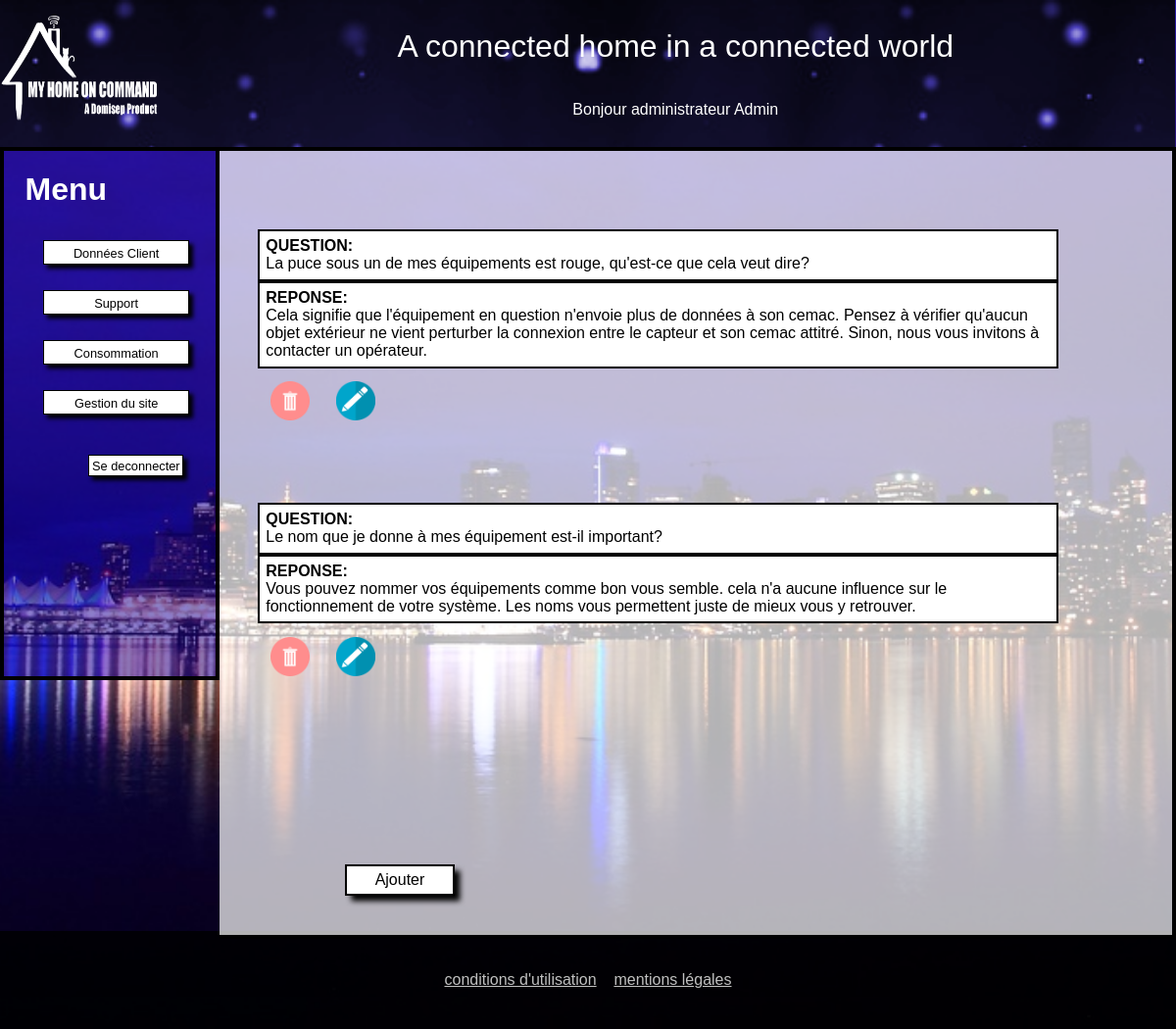
Screenshot of /MyHomeOnCommand/index.php?page=supportAdmin (signed in) with the database file from the repository.
### tables this page shows
CREATE TABLE IF NOT EXISTS `slogan` (
  `id_slogan` int(11) NOT NULL AUTO_INCREMENT,
  `contenu_slogan` text,
  PRIMARY KEY (`id_slogan`)
);

CREATE TABLE IF NOT EXISTS `qr` (
  `id_qr` int(11) NOT NULL AUTO_INCREMENT,
  `contenu_q` text,
  `contenu_r` text,
  `date_q` datetime DEFAULT NULL,
  `date_r` datetime DEFAULT NULL,
  `id_type_qr` int(11) NOT NULL,
  PRIMARY KEY (`id_qr`)
);

### MyHomeOnCommand/modele/modeleAccueil.php (called while the page is built, shortened)
<?php
class Connection
{
    protected function dbConnect()
    {
        try
        {
            $db = new PDO('mysql:host=localhost;dbname=myhomeoncommand;charset=utf8', 'root', '');
        }
        catch (Exception $e)
        {
                        die('Erreur : ' . $e->getMessage());
        }
        return $db;
    }
}
class InscriptionUtilisateur extends Connection
{
     public function getSlogan()
    {
        $db=$this->dbConnect();
        $req = $db->query('SELECT contenu_slogan FROM slogan');
        return $req;
     }
}

### MyHomeOnCommand/controleur/controleurAccueil.php (called while the page is built, shortened)
<?php
function afficheslogan()
{
    $affiche=new InscriptionUtilisateur;
    $slogan =$affiche->getSlogan();
    $slogan=$slogan->fetch()[0];
    return $slogan;
}

### MyHomeOnCommand/modele/modeleSupport.php (called while the page is built, shortened)
<?php
class QuestionReponse extends Connection
{
    public function recupereqr()
    {
        $db=$this->dbConnect();
        $donneQR = $db->query('SELECT contenu_q, contenu_r, id_qr FROM qr WHERE id_type_qr = 1');
        return $donneQR;
    }
}

### MyHomeOnCommand/controleur/controleurSupport.php (called while the page is built, shortened)
<?php
function tableauqr()
{
    $clientqr=new QuestionReponse;
    $qr=$clientqr->recupereqr()->fetchAll();
    $tableauqr = $qr;
    return $tableauqr;
}

### MyHomeOnCommand/vue/supportAdmin.php (the view, shortened to what this page needs)
<!DOCTYPE html>
<html>
    <head>
        <link rel="stylesheet" href="css/styleGeneral.css" />
        <link rel="stylesheet" href="css/styleSupportAdmin.css" />
        <link rel="stylesheet" href="css/styleMenu.css" />
        <link rel="stylesheet" href="css/styleHeaderFooter.css" />
    </head>
    <?php include('vue/header.php');?>
    <body>
    <div id="flex">
           <?php include('vue/menuAdmin.php');?>
            <div id="CorpTexte">
                    <div class="qrBouton">
                    <?php foreach($tableauqr as $truc): ?>
                        <div class="groupeq"><strong>QUESTION: </strong><br><?php echo nl2br($truc['contenu_q']);?></br></div>
                        <div class="grouper"><strong>REPONSE: </strong><br><?php echo nl2br($truc['contenu_r']); ?></div>
                <div class="boutons">
                <form action="index.php?page=supportAdmin" method="Post" name="supprimer" >
                                <input class="png" onclick="return show(2); " type="image" src="images/delete.png" value="<?php echo $truc['id_qr']; ?>" name="boutton_supprimer" required/></form>
                <input class="png2" type="image" src="images/edit.png" name="edit" data-modal="modal2<?php echo $truc['id_qr'];?>" required/>
                        </div>
                    <?php endforeach;  ?>
                    </div>
                            <button class="bouton_aff_modal" data-modal="modal1">Ajouter</button>
           </div>
    </div>
    </body>
    <?php include('vue/footer.php');?>
</html>

### MyHomeOnCommand/vue/header.php (shortened to what this page needs)
<div id="bandeau_accueil">
    <div id="logo"><a href="index.php?page=<?php if(isset($_SESSION['type'])){if($_SESSION['type']==3){echo "panneau";}if($_SESSION['type']==1){echo "adminPanneauClient";}}else{echo "accueil";} ?>" title="Accueil"><img id="imagelogo" src="images/logo.png" alt="Logo de MyHomeOnCommand" /></a></div>
        <div id="titre">
    <?php
        echo afficheslogan();
        if(isset($_SESSION['prenom']))
        {
            if($_SESSION['type']==1)
            {
                echo "</br></br><div id='sousTitre'>Bonjour administrateur ".$_SESSION['prenom']."</div>";
            }
        }
    ?>
    </div>
</div>
<div id='bandeau_invisible'></div>

### MyHomeOnCommand/css/styleGeneral.css (style rules this page uses)
body { margin:0px 0px 0px 0px; background: url("../images/ville.jpg") no-repeat center center fixed; background-size: cover; color:white; font-family: Arial; }
html,body { height: 100%; }

### MyHomeOnCommand/css/styleSupportAdmin.css (style rules this page uses)
#CorpTexte { background-color: rgba(255, 255, 255, 0.7); border:solid black 0.3em; border-left: 0em; width: 82%; height: 100%; overflow: auto; display: flex; flex-wrap: wrap; }
#flex { display: flex; height: 100% }
.groupeq { width: 50em; height: auto; color: black; padding: 0.4em; border: 0.15em solid black; background-color: white; margin-top: 5em; height: auto; }
.grouper { width: 50em; height: 15em; color: black; padding: 0.4em; border: 0.15em solid black; background-color: white; height: auto; }
.png { width: 3em; height: 3em; margin: 1em 0em 0em 1em; }
.png2 { width: 3em; height: 3em; margin-top: 1em; margin-left: 2em; }
.boutons { display: flex; flex-direction: row; }
.qrBouton { margin: 0% 0% 2% 4%; display: flex; flex-direction: column; }
.bouton_aff_modal { border:solid 0.15em black; width: 7em; text-align: center; background-color: white; box-shadow: 0.35em 0.35em 0.35em black; color: black; height: 2em; font-size: 1em; margin: 4em 0em -4em 8em; }

### MyHomeOnCommand/css/styleHeaderFooter.css (style rules this page uses)
#bandeau_accueil { display:flex; height: 150px; width: 99.9%; background: url("../images/fondHeader.png") no-repeat center center fixed ; background-size: cover; background-color: rgba(105,104,189,1); position: fixed; z-index: 5; }
#logo { height: 100%; width: 15%; box-sizing: border-box; }
#imagelogo { width: 100%; height:100%; margin: 0; padding: 0; }
#titre { width: 85%; height: 100%; display: flex; color: white; justify-content: center; align-items: center; font-size: 2em; flex-direction: column; }
#sousTitre { justify-content: center; align-items: center; font-size: 0.5em; }
#bandeau_invisible { height: 150px; }

### rows the page displays
slogan: contenu_slogan "A connected home in a connected world"
qr: contenu_q "La puce sous un de mes équipements est rouge, qu'est-ce que cela veut dire?", contenu_r "Cela signifie que l'équipement en question n'envoie plus de données à son cemac. Pensez à vérifier qu'aucun objet extérieur ne vient perturber la connexion entre le capteur et son cemac attitré. Sinon, nous vous invitons à contacter un opérateur."
qr: contenu_q "Le nom que je donne à mes équipement est-il important?", contenu_r "Vous pouvez nommer vos équipements comme bon vous semble. cela n'a aucune influence sur le fonctionnement de votre système. Les noms vous permettent juste de mieux vous y retrouver."

### other values shown
$_SESSION['prenom'] "Admin"
